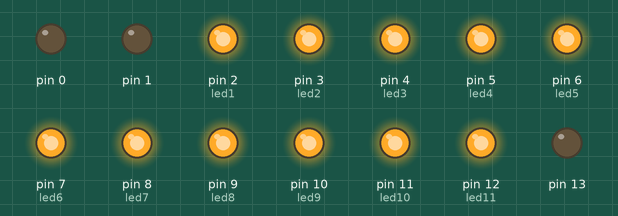
Recording of a sketch running on a simulated Arduino Uno, built with avr-gcc and run on an emulated ATmega328P. On the bench: output pins drawn as LEDs (lit = HIGH).

Above: at 0.2 s.
At 1.2 s:
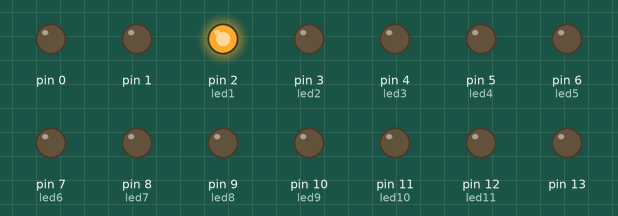
At 4.85 s:
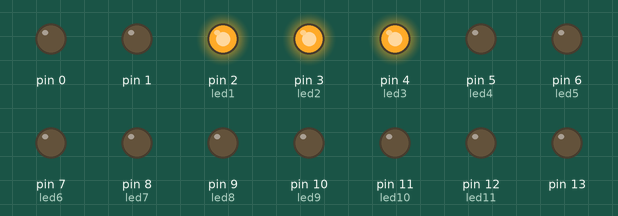
At 5.45 s:
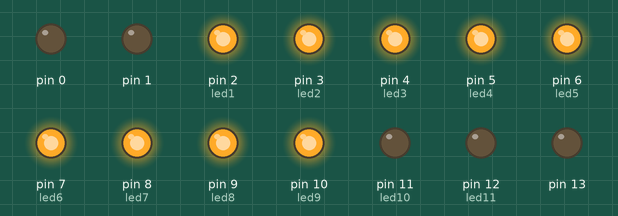
At 7.15 s:
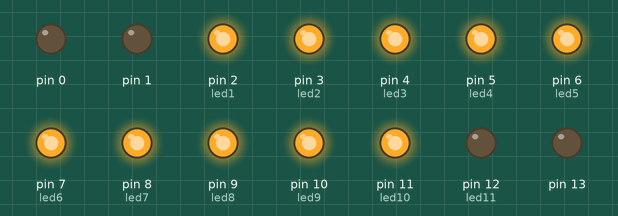
At 8.6 s:
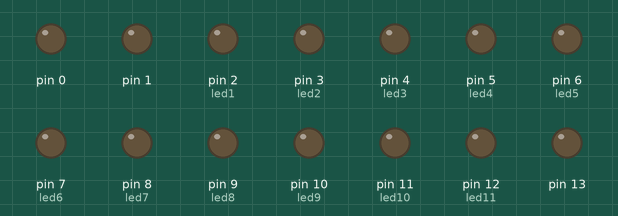
Timing chart, 0 to 11.8 s (numbered marks = the images above):
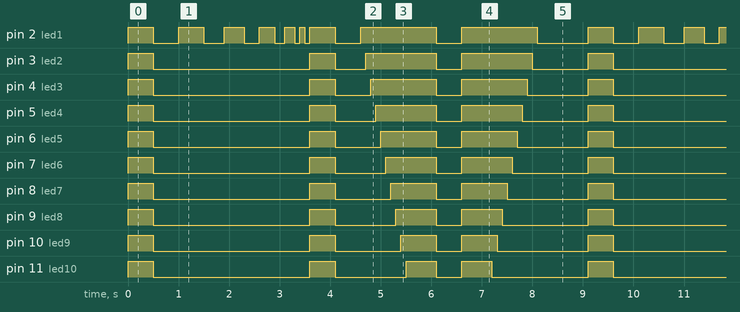

Measured:
- by itself, pin 3 (led2): repeats every 9.1 s: LOW 3.1 s, HIGH 0.50 s, LOW 0.60 s, HIGH 1.4 s, LOW 0.50 s, HIGH 1.4 s, LOW 1.1 s, HIGH 0.50 s
- by itself, pin 4 (led3): repeats every 9.1 s: LOW 3.1 s, HIGH 0.50 s, LOW 0.70 s, HIGH 1.3 s, LOW 0.50 s, HIGH 1.3 s, LOW 1.2 s, HIGH 0.50 s
- by itself, pin 5 (led4): repeats every 9.1 s: LOW 3.1 s, HIGH 0.50 s, LOW 0.80 s, HIGH 1.2 s, LOW 0.50 s, HIGH 1.2 s, LOW 1.3 s, HIGH 0.50 s
- by itself, pin 6 (led5): repeats every 9.1 s: LOW 3.1 s, HIGH 0.50 s, LOW 0.90 s, HIGH 1.1 s, LOW 0.50 s, HIGH 1.1 s, LOW 1.4 s, HIGH 0.50 s
- by itself, pin 7 (led6): repeats every 9.1 s: LOW 3.1 s, HIGH 0.50 s, LOW 1.0 s, HIGH 1.0 s, LOW 0.50 s, HIGH 1.0 s, LOW 1.5 s, HIGH 0.50 s
- by itself, pin 8 (led7): repeats every 9.1 s: LOW 3.1 s, HIGH 0.50 s, LOW 1.1 s, HIGH 0.90 s, LOW 0.50 s, HIGH 0.90 s, LOW 1.6 s, HIGH 0.50 s
- by itself, pin 9 (led8): repeats every 9.1 s: LOW 3.1 s, HIGH 0.50 s, LOW 1.2 s, HIGH 0.80 s, LOW 0.50 s, HIGH 0.80 s, LOW 1.7 s, HIGH 0.50 s
- by itself, pin 10 (led9): repeats every 9.1 s: LOW 3.1 s, HIGH 0.50 s, LOW 1.3 s, HIGH 0.70 s, LOW 0.50 s, HIGH 0.70 s, LOW 1.8 s, HIGH 0.50 s

The sketch:

CHEL_BLINK.ino
```cpp
int led1 = 2;
int led2 = 3;
int led3 = 4;
int led4 = 5;
int led5 = 6;
int led6 = 7;
int led7 = 8;
int led8 = 9;
int led9 = 10;
int led10 = 11;
int led11 = 12;
void setup()
{
 DDRB = B11111111;
 DDRD = B11111111;
}

void loop()
{
 /*PORTB = B11111111;
 PORTD = B11111111;
 delay(500);
 PORTB = B00000000;
 PORTB = B00000000;*/
 for(int i=2;i<13;i++)
  {
    digitalWrite(i, HIGH);
  }
  delay(500);
 for(int i=2;i<13;i++)
  {
    digitalWrite(i, LOW);
  }
 delay(500);
 digitalWrite(led1,HIGH);
 delay(500);
 digitalWrite(led1,LOW);
 delay(400);
 digitalWrite(led1,HIGH);
 delay(400);
 digitalWrite(led1,LOW);
 delay(300);
 digitalWrite(led1,HIGH);
 delay(300);
 digitalWrite(led1,LOW);
 delay(200);
 digitalWrite(led1,HIGH);
 delay(200);
 digitalWrite(led1,LOW);
 delay(100);
 digitalWrite(led1,HIGH);
 delay(100);
 digitalWrite(led1,LOW);
 delay(100);
  for(int i=2;i<13;i++)
  {
    digitalWrite(i, HIGH);
  }
  delay(500);
 for(int i=2;i<13;i++)
  {
    digitalWrite(i, LOW);
  }
 delay(500);
 digitalWrite(led1,HIGH);
 delay(100);
 digitalWrite(led2,HIGH);
 delay(100);
 digitalWrite(led3,HIGH);
 delay(100);
 digitalWrite(led4,HIGH);
 delay(100);
 digitalWrite(led5,HIGH);
 delay(100);
 digitalWrite(led6,HIGH);
 delay(100);
 digitalWrite(led7,HIGH);
 delay(100);
 digitalWrite(led8,HIGH);
 delay(100);
 digitalWrite(led9,HIGH);
 delay(100);
 digitalWrite(led10,HIGH);
 delay(100);
 digitalWrite(led11,HIGH);
 delay(500);
 for(int i=2;i<13;i++)
  {
    digitalWrite(i, LOW);
  }
  delay(500);
 for(int i=2;i<13;i++)
  {
    digitalWrite(i, HIGH);
  }
 delay(500);
 digitalWrite(led11,LOW);
 delay(100);
 digitalWrite(led10,LOW);
 delay(100);
 digitalWrite(led9,LOW);
 delay(100);
 digitalWrite(led8,LOW);
 delay(100);
 digitalWrite(led7,LOW);
 delay(100);
 digitalWrite(led6,LOW);
 delay(100);
 digitalWrite(led5,LOW);
 delay(100);
 digitalWrite(led4,LOW);
 delay(100);
 digitalWrite(led3,LOW);
 delay(100);
 digitalWrite(led2,LOW);
 delay(100);
 digitalWrite(led1,LOW);
 delay(500);
 for(int i=2;i<13;i++)
  {
    digitalWrite(i, LOW);
  }
 delay(500);
 }
```
